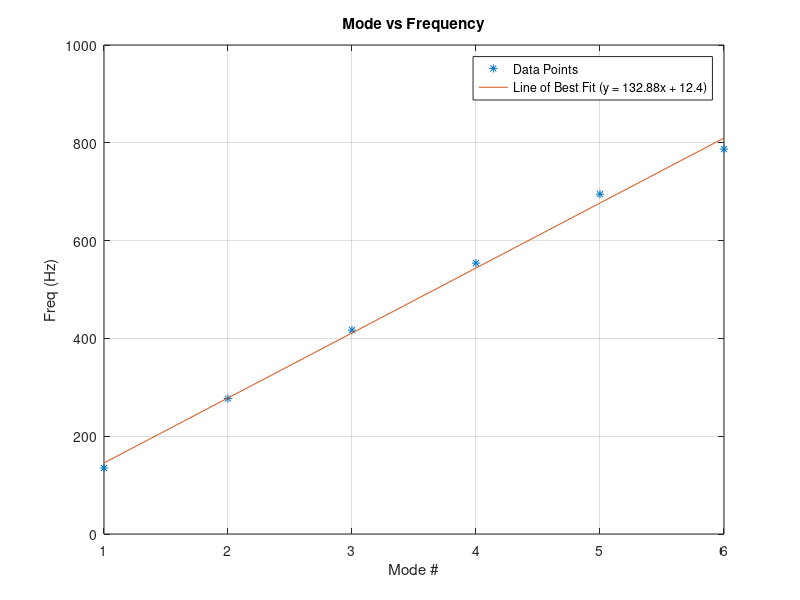

Write MATLAB code to recreate this figure. (Note: this script raises an error after producing the figure.)
% [redacted]
% [redacted]
%PHYS 142

%% Workspace Prep

warning off
format long     %Allows for more accurate decimals
close all;      %Clears all
clear all;      %Clears Workspace
clc;            %Clears Command Window

%% Plotting for part c

mf = [1,	135; % mode vs freq
      2,	277;
      3,	417;
      4,	554;
      5,	695;
      6,	787;];

x = mf(:,1);
f = mf(:,2);

p = polyfit(x,f,1);
bf = polyval(p,x);

figure('Name','Linearized Form')
plot(x,f,'*')
hold on
grid on
plot(x,bf)
% plot(0,0,'r.')
% plot(0,0,'r*')
% plot(0,0,'ro')
xlabel('Mode #')
ylabel('Freq (Hz)')
title('Mode vs Frequency')
legend('Data Points','Line of Best Fit (y = 132.88x + 12.4) ',...
    'Origin',Location='best')

syms v
eq = 277 == 2*(v/2.44);

soln = solve(eq,v);



